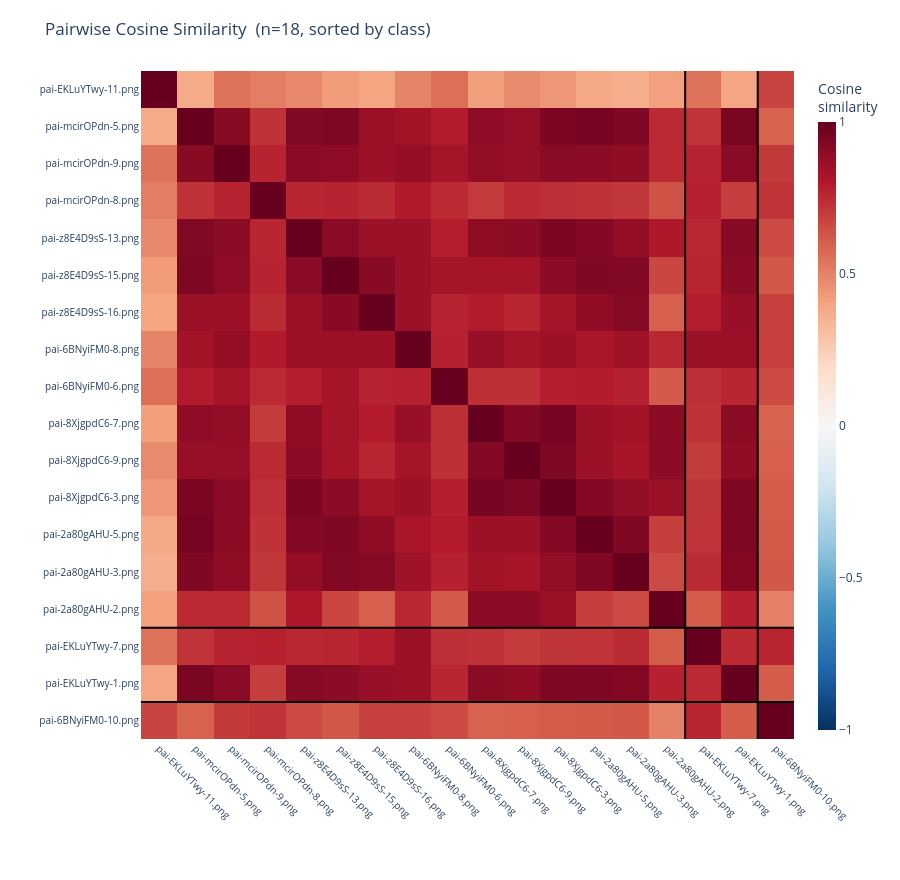

Notebook source saved alongside this figure:
### Markdown cell above
## 5. Visualize (optional)

Requires `precisionai-agrieval[analysis]` (already included in the `notebook` extra). `output_path=None` renders the interactive Plotly figure inline instead of saving an HTML file.

### Code cell
plot_cosine_similarity(embeddings, result, output_path=None)

### Figure 1 — Plotly figure (JSON) as saved in the notebook; plotly's stock layout.template omitted (floating-point values rounded to 4 significant figures; data arrays with more than 128 entries replaced by an {"elided": "..."} marker saying what was removed)
{"data": [{"colorbar": {"thickness": 18, "title": {"text": "Cosine<br>similarity"}}, "colorscale": [[0.0, "rgb(5,48,97)"], [0.1, "rgb(33,102,172)"], [0.2, "rgb(67,147,195)"], [0.3, "rgb(146,197,222)"], [0.4, "rgb(209,229,240)"], [0.5, "rgb(247,247,247)"], [0.6, "rgb(253,219,199)"], [0.7, "rgb(244,165,130)"], [0.8, "rgb(214,96,77)"], [0.9, "rgb(178,24,43)"], [1.0, "rgb(103,0,31)"]], "hovertemplate": "Row: %{y}<br>Col: %{x}<br>Cosine similarity: %{z:.4f}<extra></extra>", "type": "heatmap", "x": ["pai-EKLuYTwy-11.png", "pai-mcirOPdn-5.png", "pai-mcirOPdn-9.png", "pai-mcirOPdn-8.png", "pai-z8E4D9sS-13.png", "pai-z8E4D9sS-15.png", "pai-z8E4D9sS-16.png", "pai-6BNyiFM0-8.png", "pai-6BNyiFM0-6.png", "pai-8XjgpdC6-7.png", "pai-8XjgpdC6-9.png", "pai-8XjgpdC6-3.png", "pai-2a80gAHU-5.png", "pai-2a80gAHU-3.png", "pai-2a80gAHU-2.png", "pai-EKLuYTwy-7.png", "pai-EKLuYTwy-1.png", "pai-6BNyiFM0-10.png"], "y": ["pai-EKLuYTwy-11.png", "pai-mcirOPdn-5.png", "pai-mcirOPdn-9.png", "pai-mcirOPdn-8.png", "pai-z8E4D9sS-13.png", "pai-z8E4D9sS-15.png", "pai-z8E4D9sS-16.png", "pai-6BNyiFM0-8.png", "pai-6BNyiFM0-6.png", "pai-8XjgpdC6-7.png", "pai-8XjgpdC6-9.png", "pai-8XjgpdC6-3.png", "pai-2a80gAHU-5.png", "pai-2a80gAHU-3.png", "pai-2a80gAHU-2.png", "pai-EKLuYTwy-7.png", "pai-EKLuYTwy-1.png", "pai-6BNyiFM0-10.png"], "z": {"elided": "18x18 float values"}, "zmax": 1.0, "zmin": -1.0}], "layout": {"height": 880, "margin": {"b": 140, "l": 140, "r": 60, "t": 70}, "paper_bgcolor": "white", "plot_bgcolor": "white", "shapes": [{"line": {"color": "black", "width": 2}, "type": "line", "x0": 14.5, "x1": 14.5, "y0": -0.5, "y1": 17.5}, {"line": {"color": "black", "width": 2}, "type": "line", "x0": -0.5, "x1": 17.5, "y0": 14.5, "y1": 14.5}, {"line": {"color": "black", "width": 2}, "type": "line", "x0": 16.5, "x1": 16.5, "y0": -0.5, "y1": 17.5}, {"line": {"color": "black", "width": 2}, "type": "line", "x0": -0.5, "x1": 17.5, "y0": 16.5, "y1": 16.5}], "title": {"font": {"size": 17}, "text": "Pairwise Cosine Similarity  (n=18, sorted by class)"}, "width": 900, "xaxis": {"tickangle": 45, "tickfont": {"size": 10}}, "yaxis": {"autorange": "reversed", "tickfont": {"size": 10}}}}
